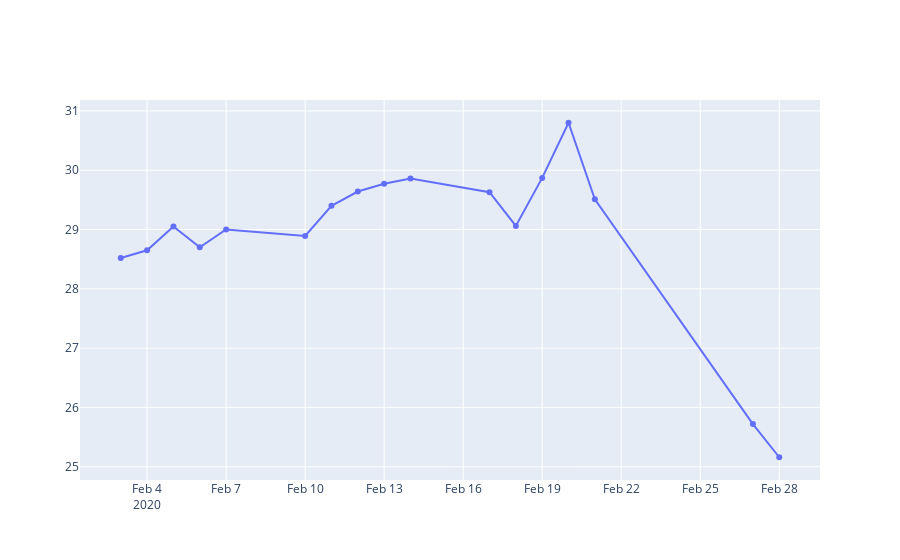

Notebook code cell kept with this figure:
### Code cell
btc_trace = go.Scatter(x=df_test['Date'], y=df_test['Open'], name='Price')
py.iplot([btc_trace])

### Figure 1 — Plotly figure (JSON) as saved in the notebook; plotly's stock layout.template omitted (floating-point values rounded to 4 significant figures)
{"data": [{"name": "Price", "type": "scatter", "x": ["2020-02-03", "2020-02-04", "2020-02-05", "2020-02-06", "2020-02-07", "2020-02-10", "2020-02-11", "2020-02-12", "2020-02-13", "2020-02-14", "2020-02-17", "2020-02-18", "2020-02-19", "2020-02-20", "2020-02-21", "2020-02-27", "2020-02-28"], "y": [28.52, 28.65, 29.05, 28.7, 29, 28.89, 29.4, 29.64, 29.77, 29.86, 29.63, 29.06, 29.87, 30.8, 29.51, 25.72, 25.16]}], "layout": {}}
